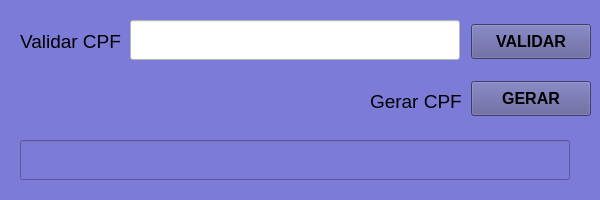
<?xml version="1.0" encoding="UTF-8"?>
<ui version="4.0">
 <class>MainWindow</class>
 <widget class="QMainWindow" name="MainWindow">
  <property name="geometry">
   <rect>
    <x>0</x>
    <y>0</y>
    <width>600</width>
    <height>200</height>
   </rect>
  </property>
  <property name="minimumSize">
   <size>
    <width>600</width>
    <height>200</height>
   </size>
  </property>
  <property name="maximumSize">
   <size>
    <width>600</width>
    <height>200</height>
   </size>
  </property>
  <property name="windowTitle">
   <string>CPF</string>
  </property>
  <property name="layoutDirection">
   <enum>Qt::LeftToRight</enum>
  </property>
  <property name="styleSheet">
   <string notr="true">background: #7C7CD8</string>
  </property>
  <widget class="QWidget" name="centralwidget">
   <widget class="QLineEdit" name="input_valida">
    <property name="geometry">
     <rect>
      <x>130</x>
      <y>20</y>
      <width>330</width>
      <height>40</height>
     </rect>
    </property>
    <property name="minimumSize">
     <size>
      <width>330</width>
      <height>40</height>
     </size>
    </property>
    <property name="maximumSize">
     <size>
      <width>330</width>
      <height>40</height>
     </size>
    </property>
    <property name="font">
     <font>
      <pointsize>12</pointsize>
     </font>
    </property>
    <property name="styleSheet">
     <string notr="true">background: white</string>
    </property>
   </widget>
   <widget class="QPushButton" name="btn_validar">
    <property name="geometry">
     <rect>
      <x>471</x>
      <y>24</y>
      <width>120</width>
      <height>35</height>
     </rect>
    </property>
    <property name="minimumSize">
     <size>
      <width>120</width>
      <height>35</height>
     </size>
    </property>
    <property name="maximumSize">
     <size>
      <width>120</width>
      <height>35</height>
     </size>
    </property>
    <property name="font">
     <font>
      <pointsize>12</pointsize>
      <weight>75</weight>
      <italic>false</italic>
      <bold>true</bold>
      <underline>false</underline>
      <kerning>true</kerning>
     </font>
    </property>
    <property name="styleSheet">
     <string notr="true">background: #575793</string>
    </property>
    <property name="text">
     <string>VALIDAR</string>
    </property>
   </widget>
   <widget class="QPushButton" name="btn_gerar">
    <property name="geometry">
     <rect>
      <x>471</x>
      <y>81</y>
      <width>120</width>
      <height>35</height>
     </rect>
    </property>
    <property name="minimumSize">
     <size>
      <width>120</width>
      <height>35</height>
     </size>
    </property>
    <property name="maximumSize">
     <size>
      <width>120</width>
      <height>35</height>
     </size>
    </property>
    <property name="font">
     <font>
      <pointsize>12</pointsize>
      <weight>75</weight>
      <italic>false</italic>
      <bold>true</bold>
      <underline>false</underline>
      <kerning>true</kerning>
     </font>
    </property>
    <property name="styleSheet">
     <string notr="true">background: #575793</string>
    </property>
    <property name="text">
     <string>GERAR</string>
    </property>
   </widget>
   <widget class="QLabel" name="label">
    <property name="geometry">
     <rect>
      <x>20</x>
      <y>30</y>
      <width>101</width>
      <height>23</height>
     </rect>
    </property>
    <property name="font">
     <font>
      <pointsize>14</pointsize>
     </font>
    </property>
    <property name="styleSheet">
     <string notr="true">background: None</string>
    </property>
    <property name="text">
     <string>Validar CPF:</string>
    </property>
   </widget>
   <widget class="QLabel" name="label_2">
    <property name="geometry">
     <rect>
      <x>370</x>
      <y>90</y>
      <width>91</width>
      <height>23</height>
     </rect>
    </property>
    <property name="font">
     <font>
      <pointsize>14</pointsize>
     </font>
    </property>
    <property name="styleSheet">
     <string notr="true">background: None</string>
    </property>
    <property name="text">
     <string>Gerar CPF:</string>
    </property>
   </widget>
   <widget class="QLineEdit" name="input_display">
    <property name="enabled">
     <bool>true</bool>
    </property>
    <property name="geometry">
     <rect>
      <x>20</x>
      <y>140</y>
      <width>550</width>
      <height>40</height>
     </rect>
    </property>
    <property name="minimumSize">
     <size>
      <width>550</width>
      <height>40</height>
     </size>
    </property>
    <property name="maximumSize">
     <size>
      <width>550</width>
      <height>40</height>
     </size>
    </property>
    <property name="font">
     <font>
      <pointsize>12</pointsize>
     </font>
    </property>
    <property name="styleSheet">
     <string notr="true">color: None</string>
    </property>
    <property name="text">
     <string/>
    </property>
    <property name="alignment">
     <set>Qt::AlignCenter</set>
    </property>
    <property name="readOnly">
     <bool>true</bool>
    </property>
   </widget>
  </widget>
 </widget>
 <resources/>
 <connections/>
</ui>
